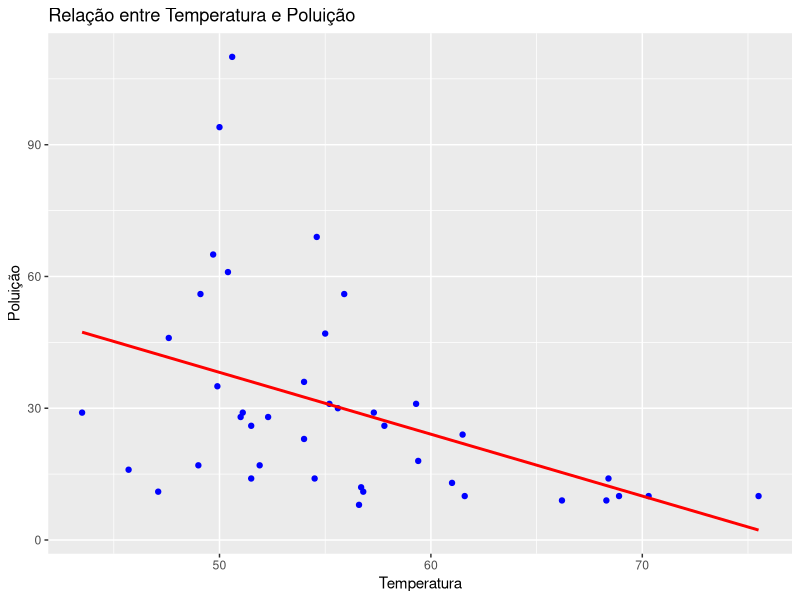
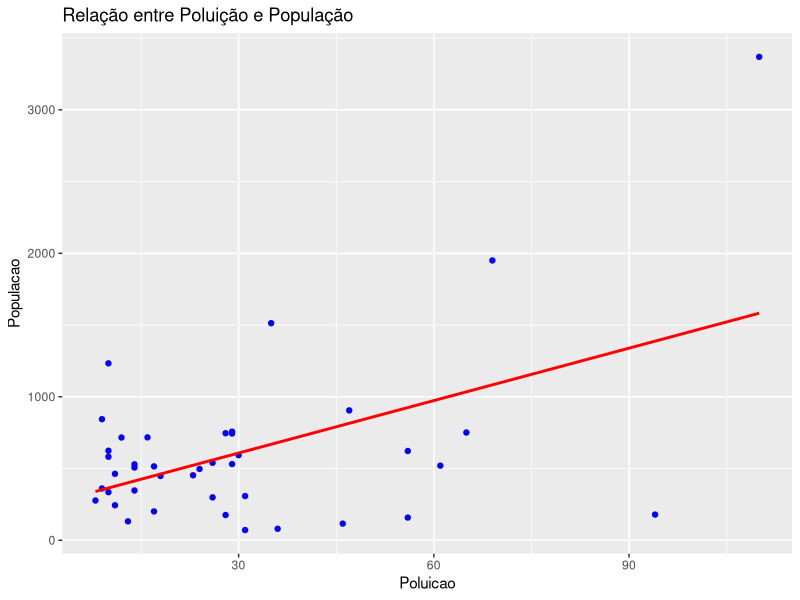
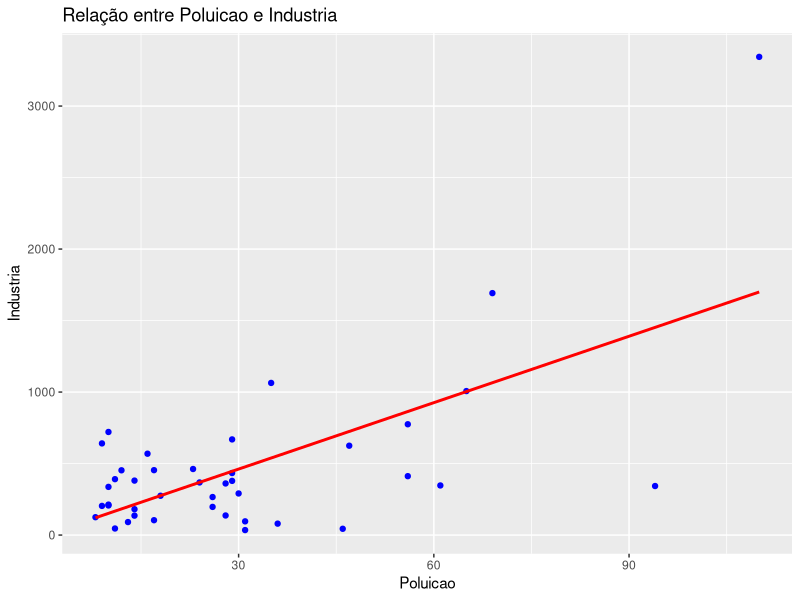
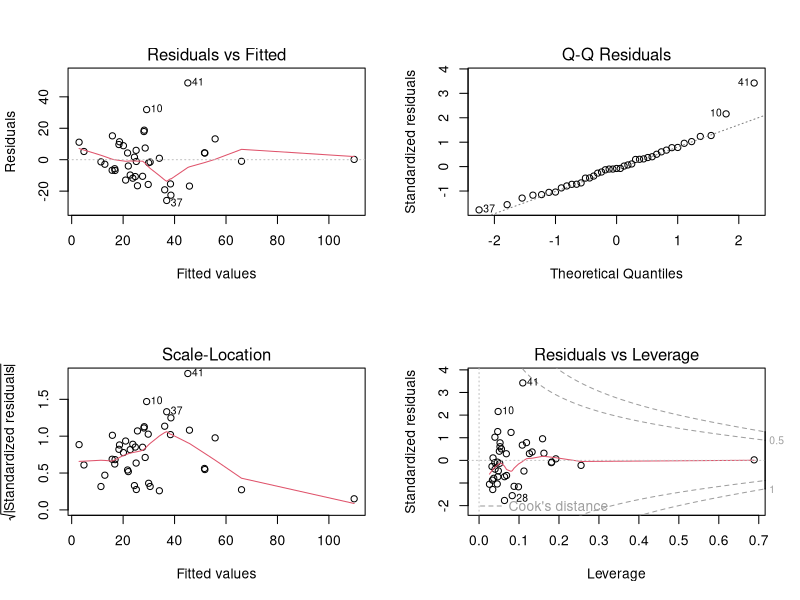

These figures' R source, in order:
#Previsão de Poluição e Regressão Linear

#Carregar pacotes
install.packages("ggplot2")
install.packages("car")
install.packages("corrplot")
library(ggplot2)
library(car)
library(corrplot)

#Y = poluição e X = temperatura

# Criar DataFrame com os dados
dados <- data.frame(
  Poluicao = c(24,30,56,28,14,46,9,35,26,61,29,28,14,18,17,23,47,13,31,12,10,110,56,10,69,8,36,16,29,29,65,9,10,26,31,10,11,14,17,11,94),
  Temp = c(61.5,55.6,55.9,51,68.4,47.6,66.2,49.9,57.8,50.4,57.3,52.3,51.5,59.4,51.9,54,55,61,55.2,56.7,70.3,50.6,49.1,68.9,54.6,56.6,54,45.7,51.1,43.5,49.7,68.3,75.5,51.5,59.3,61.6,47.1,54.5,49,56.8,50)
)

# Visualizar os dados
head(dados)
summary(dados)

# Criar gráfico de dispersão
ggplot(dados, aes(x=Temp, y=Poluicao)) + 
  geom_point(color='blue') + 
  geom_smooth(method='lm', color='red', se=FALSE) +
  labs(title='Relação entre Temperatura e Poluição', x='Temperatura', y='Poluição')


#Relação Identificada: Relação inversa entre temperatura e poluição. A temperatura não é a única determinante da poluição. 

# Criar DataFrame com os dados outros dados
dados <- data.frame(
  Poluicao = c(24,30,56,28,14,46,9,35,26,61,29,28,14,18,17,23,47,13,31,12,10,110,56,10,69,8,36,16,29,29,65,9,10,26,31,10,11,14,17,11,94),
  Temp = c(61.5,55.6,55.9,51,68.4,47.6,66.2,49.9,57.8,50.4,57.3,52.3,51.5,59.4,51.9,54,55,61,55.2,56.7,70.3,50.6,49.1,68.9,54.6,56.6,54,45.7,51.1,43.5,49.7,68.3,75.5,51.5,59.3,61.6,47.1,54.5,49,56.8,50),
  Industria = c(368,291,775,137,136,44,641,1064,197,347,434,361,181,275,454,462,625,91,35,453,213,3344,412,721,1692,125,80,569,379,669,1007,204,207,266,96,337,391,381,104,46,343),
  Populacao = c(497,593,622,176,529,116,844,1513,299,520,757,746,347,448,515,453,905,132,71,716,582,3369,158,1233,1950,277,80,717,531,744,751,361,335,540,308,624,463,507,201,244,179)
)


# Visualizar os dados
head(dados)
summary(dados)

#Criar gráfico de dispersão comparando a poluição e a população
ggplot(dados, aes(x=Poluicao, y=Populacao)) + 
  geom_point(color='blue') + 
  geom_smooth(method='lm', color='red', se=FALSE) +
  labs(title='Relação entre Poluição e População', x='Poluicao', y='Populacao')

#Aqui vemos que quanto maior a população há um aumento na poluição.

#Criar gráfico de dispersão comparando a poluição e a industria
ggplot(dados, aes(x=Poluicao, y=Industria)) + 
  geom_point(color='blue') + 
  geom_smooth(method='lm', color='red', se=FALSE) +
  labs(title='Relação entre Poluicao e Industria', x='Poluicao', y='Industria')

#Aqui vemos que quanto maior a industria há um aumento na poluição.

# Agora vamos ajustar o modelo para a regressão linear
modelo <- lm(Poluicao ~  Temp + Industria + Populacao, data = dados)

# Plotar resíduos para verificar o ajuste do modelo
par(mfrow = c(2, 2)) # Criar múltiplos gráficos em uma janela
plot(modelo)
shapiro.test(modelo$residuals)

#Os resíduos são a diferença entre os valores observados e os valores ajustados pelo modelo.
##transforma variáveis independentes em previsões e como ele ajusta os coeficientes para minimizar os erros.

#Conclusão: Os gráficos não atende às premissas da regressão linear. 
##Para resolver é preciso que haja uma reanálise dos dados, pois os resultados podem ser enganosos. 
# O código pode ser usado para resolver outros problemas básicos da biologia, como a relação entre variáveis ambientais, populacionais e ecológicas.


